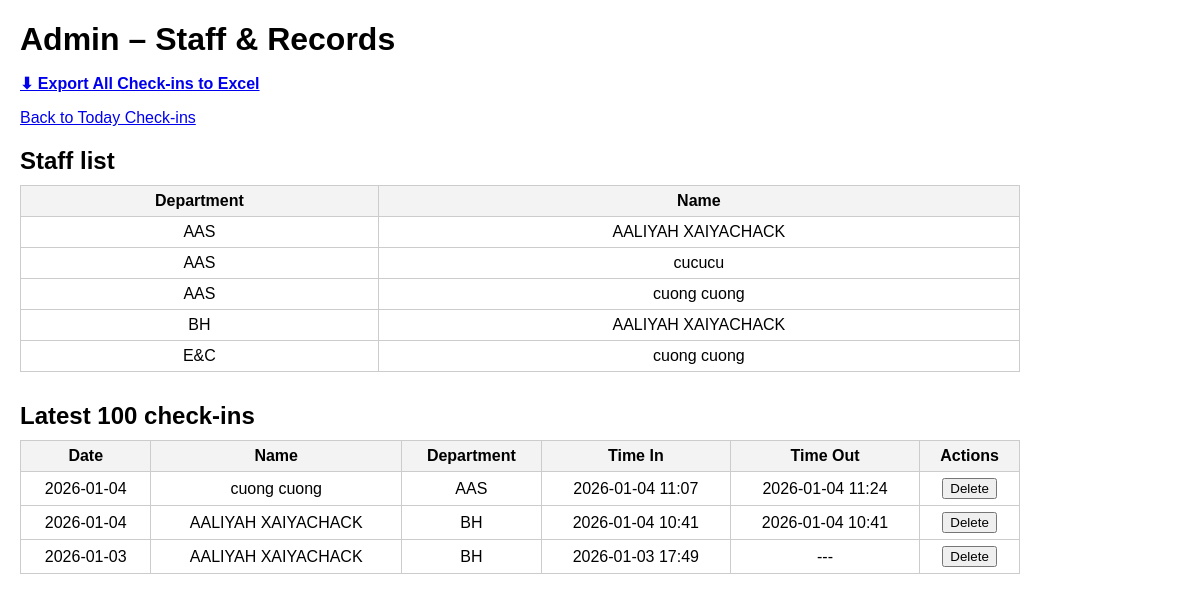
/admin, run on an earlier commit of the app's database.
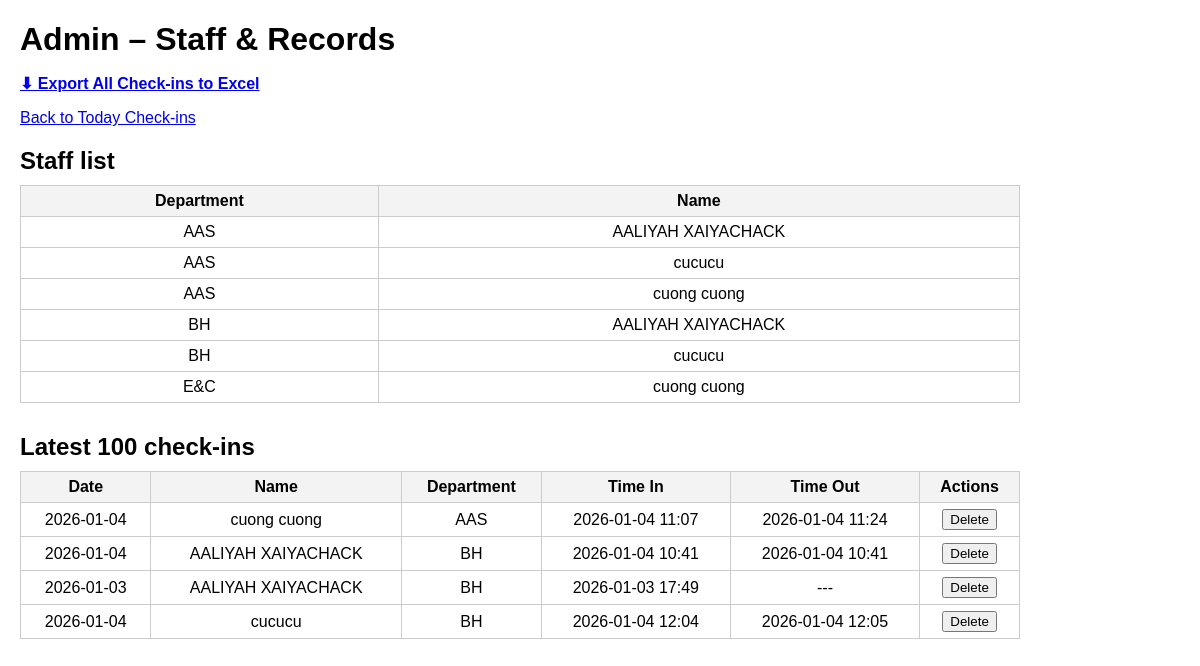
And on a later commit of the database.
### app.py (models this page shows)
class Staff(db.Model):
    __tablename__ = "staff"
    id = db.Column(db.Integer, primary_key=True)
    name = db.Column(db.String(120), nullable=False)
    department = db.Column(db.String(120), nullable=False)

class CheckIn(db.Model):
    id = db.Column(db.Integer, primary_key=True)
    staff_id = db.Column(db.Integer, db.ForeignKey("staff.id"), nullable=False)
    time_in = db.Column(db.DateTime, nullable=False)
    time_out = db.Column(db.DateTime, nullable=True)
    note = db.Column(db.String(255))   # 🆕 Ghi chú
    returned_item = db.Column(db.Boolean, default=False, nullable=False)
    staff = db.relationship("Staff", backref=db.backref("checkins", lazy=True))

### app.py (the view)
@app.route("/admin")
def admin():
    staff_list = Staff.query.order_by(
        Staff.department.asc(),
        Staff.name.asc()
    ).all()
    print("DEBUG server datetime.today().date():", datetime.today().date())
    print("DEBUG seattle today_seattle():", today_seattle())
    records = (
        CheckIn.query.join(Staff)
        .order_by(
            Staff.department.asc(),
            Staff.name.asc(),
            CheckIn.time_in.desc()
        )
        .limit(100)
        .all()
    )
    return render_template(
        "admin.html",
        staff_list=staff_list,
        records=records,
    )

### app.py (called while the page is built)
def now_seattle_naive():
    return datetime.now(SEA_TZ).replace(tzinfo=None)

def today_seattle():
    return now_seattle_naive().date()

### templates/admin.html (shortened to what this page needs)
<!DOCTYPE html>
<html lang="en">
<head>
</head>
<body>
    <h1>Admin – Staff & Records</h1>
    <p>
    <a href="{{ url_for('export_excel') }}" style="font-size:16px; font-weight:bold;">
        ⬇ Export All Check-ins to Excel
    </a>
</p>
    <p><a href="{{ url_for('index') }}">Back to Today Check-ins</a></p>
    <h2>Staff list</h2>
    <table>
        <tr>
            <th>Department</th>
            <th>Name</th>
        </tr>
        {% for s in staff_list %}
        <tr>
            <td>{{ s.department }}</td>
            <td>{{ s.name }}</td>
        </tr>
        {% endfor %}
    </table>
    <h2>Latest 100 check-ins</h2>
    <table>
        <tr>
    <th>Date</th>
    <th>Name</th>
    <th>Department</th>
    <th>Time In</th>
    <th>Time Out</th>
    <th>Actions</th>
</tr>
{% for r in records %}
<tr>
    <td>{{ r.time_in.date() }}</td>
    <td>{{ r.staff.name }}</td>
    <td>{{ r.staff.department }}</td>
    <td>{{ r.time_in.strftime("%Y-%m-%d %H:%M") }}</td>
    <td>
        {% if r.time_out %}
            {{ r.time_out.strftime("%Y-%m-%d %H:%M") }}
        {% else %}
            ---
        {% endif %}
    </td>
    <td>
        <form method="post" action="{{ url_for('delete_checkin', checkin_id=r.id) }}" style="display:inline;">
            <button type="submit" onclick="return confirm('Delete this record?');">
                Delete
            </button>
        </form>
    </td>
</tr>
{% endfor %}
    </table>
</body>
</html>

### templates/admin.html (style rules this page uses)
body { font-family: Arial, sans-serif; margin: 20px; }
h1, h2 { margin-bottom: 10px; }
table { border-collapse: collapse; width: 100%; max-width: 1000px; margin-bottom: 30px; }
th, td { border: 1px solid #ccc; padding: 6px 8px; text-align: center; }
th { background-color: #f3f3f3; }

What changed in the data, as far as the page shows it:
added Staff: department "BH", name "cucucu"
added CheckIn: time_in "2026-01-04", staff.name "cucucu", staff.department "BH", time_in "2026-01-04 12:04", time_out "2026-01-04 12:05"
